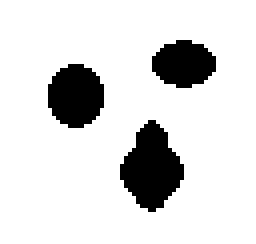
%> input picture Level-Set-03/three.bmp, 64 x 61 px (shown 4 times larger)
$ octave new_demo.m   (GNU Octave 9; MATLAB toolbox functions it lacks are replaced by stand-ins)
%> lines starting %> are read from the running program, lines starting %| are printed output that depends on the picture; in (x1, y1, x2, y2) boxes, pixels count from 0 and x2, y2 are one past the last pixel; in counts of white or black regions, pixels touching at a corner belong together; the program's own positions count from 1
%   Matlad code implementing "Level Set Evolution WithoutRe-initialization: A New Variational Formulation"

clear;
close all;
clc;

%Img=imread('00010.bmp')

Img=imread('three.bmp');     % example works well
%> Img is the input picture: size 61x64x3 uint8; values 128 (black) and 192 (white), 85.9% white; 3 black regions, box (x1, y1, x2, y2) and area: (30, 30, 46, 53) 231, (12, 16, 26, 32) 176, (38, 10, 54, 22) 144
%Img=imread('twoCells.bmp');  % example works well
%Img=imread('vessel.bmp');    % example does NOT work well
U=Img(:,:,1);
I=double(U);

% get the size
[nrow,ncol] =size(U);
%> nrow = 61; ncol = 64

%initialize LSF as binary step function
c0=3;
initialLSF=c0*ones(size(U));
initialLSF(5:nrow-5, 5:ncol-5)=-c0;
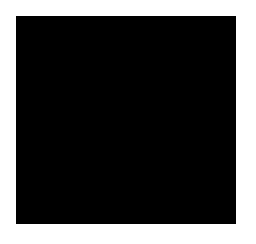
%> initialLSF: size 61x64 double (shown 4 times larger); values -3 (black) and 3 (white), 26.7% white; 1 white region, box (x1, y1, x2, y2) and area: (0, 0, 64, 61) 1044
phi_0=initialLSF;

figure; mesh(phi_0); title('Signed Distance Function')
%> after `title('Signed Distance Function')`:
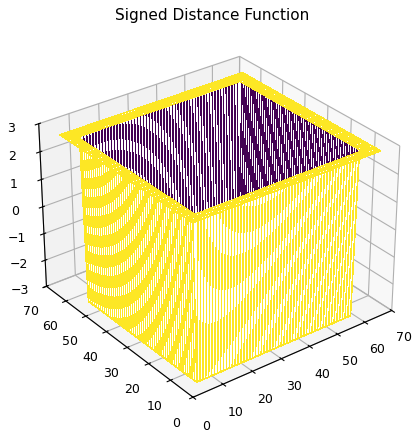
%> figure redrawn from the program's plot data

delta_t = 5; %time step
mu = 0.2/delta_t; %distRictTerm coefficient
nu = 1.5; % areaTerm coefficient
lambda=5; % legthTerm coefficient

epsilon=1.5; %used in Dirac function
sigma=1.5; %gaussian lowpass filter standard deviation
%> (the run ends here)
